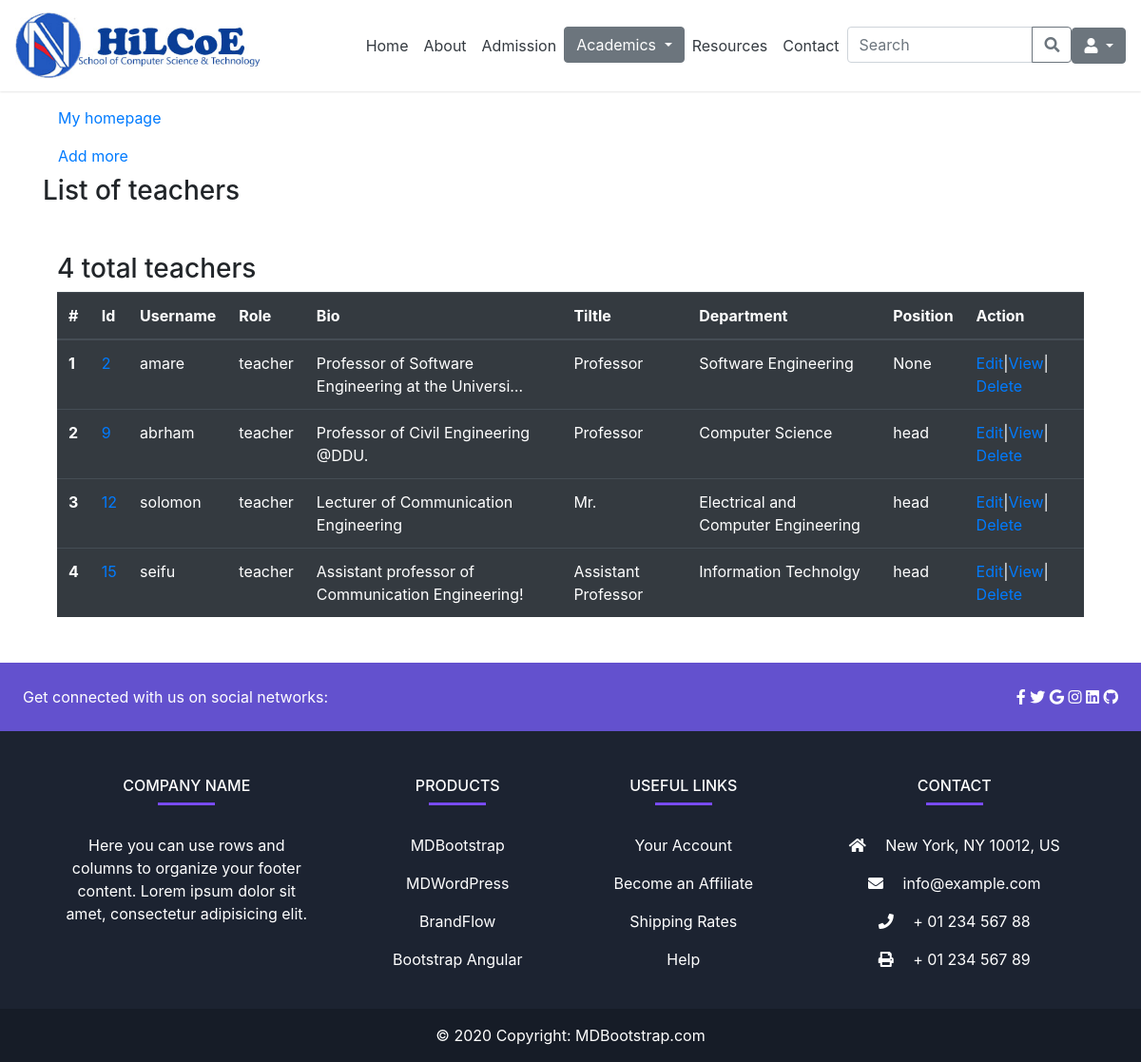
The page /admin_app/teacher_list/ on the database its author committed.
### admin_app/models.py (models this page shows, shortened)
class UserProfile(models.Model):
    user = models.OneToOneField(User, on_delete=models.CASCADE)
    bio = models.TextField(default='Enter your bio briefly')
    role = models.CharField(max_length=20, choices=roles)
    department = models.ForeignKey(Department, on_delete=models.CASCADE, null=True, blank=True)
    academic_year = models.CharField(max_length=20, choices=year, null=True, blank=True)
    semester = models.CharField(max_length=20, choices=semester, null=True, blank=True)
    title = models.CharField(max_length=20, choices=title_choices, null=True, blank=True)
    stream = models.ForeignKey(Stream, on_delete=models.CASCADE, null=True, blank=True)
    program = models.ForeignKey(Program, on_delete=models.CASCADE, null=True, blank=True)
    position = models.CharField(max_length=50, choices=position, null=True, blank=True)

class Department(models.Model):
  name = models.CharField(max_length=50, null=True, blank=True)
  department_head = models.CharField(max_length=50, null=True, blank=True)
  def __str__(self):
        return self.name if self.name else "Unnamed Stream"

### admin_app/views.py (the view)
# urls.py: path('teacher_list/', views.teacher_list, name='teacher-list'),
def teacher_list(request):
   teachers = UserProfile.objects.filter(role='teacher')
   number_of_teachers = teachers.count()
   context = {
      'teachers': teachers,
      'number_of_teachers': number_of_teachers,
   }
   return render(request, 'admin_app/teacher/teacher_list.html', context)

### templates/admin_app/teacher/teacher_list.html (shortened to what this page needs)
{% extends 'base.html' %}
{% block content %}
<div class="container my-5">
    <a class="nav-link text-black" href="{% if user.is_superuser or user.is_staff %}
            {% url 'admin-dashboard' %}
            {% else %}
                {% url 'cs-bsc' %}
            {% endif %}">My homepage
    </a>
    <a class="nav-link text-black" href="{% url 'add-teacher' %}"> Add more </a>
    <h3>List of teachers </h3>
    <div class="container my-5">
        <h3>{{ number_of_teachers }} total teachers </h3>
        <table class="table table-dark">
          <thead>
            <tr>
              <th scope="col">#</th>
              <th scope="col">Id</th>
              <th scope="col"> Username </th>
              <th scope="col">Role</th>
              <th scope="col">Bio</th>
              <th scope="col">Tiltle</th>
              <th scope="col">Department</th>
              <th scope="col">Position</th>
              <th scope="col">Action</th>
            </tr>
          </thead>
          <tbody>
            {% for teacher in teachers %}
            <tr>
              <th scope="row">{{ forloop.counter }}</th>
              <td><a href="{% url 'teacher-detail' teacher_id=teacher.pk %}">{{ teacher.pk }}</a></td>
              <td>{{ teacher.user.username }}</td>
              <td>{{ teacher.role }}</td>
              <td>{{ teacher.bio|truncatechars:50 }}</td>
              <td> {{ teacher.title }} </td>
              <td> {{ teacher.department }} </td>
              <td> {{ teacher.position }} </td>
              <td><a href="{% url 'teacher-edit' teacher_id=teacher.pk %}">Edit</a>|<a href="{% url 'teacher-detail' teacher_id=teacher.pk %}">View</a>|
                <a href="{% url 'teacher-delete' teacher_id=teacher.pk %}">Delete</a></td>
            </tr>
            {% endfor %}
          </tbody>
        </table>
    </div>
    </div>
{% endblock %}

### rows shown on the page
UserProfile: pk "2", user.username "amare", role "teacher", bio "Professor of Software Engineering at the Universi…", title "Professor", department "Software Engineering", position "None"
UserProfile: pk "9", user.username "abrham", role "teacher", bio "Professor of Civil Engineering @DDU.", title "Professor", department "Computer Science", position "head"
UserProfile: pk "12", user.username "solomon", role "teacher", bio "Lecturer of Communication Engineering", title "Mr.", department "Electrical and Computer Engineering", position "head"
UserProfile: pk "15", user.username "seifu", role "teacher", bio "Assistant professor of Communication Engineering!", title "Assistant Professor", department "Information Technolgy", position "head"

### other values the page prints
{{ number_of_teachers }} "4"
